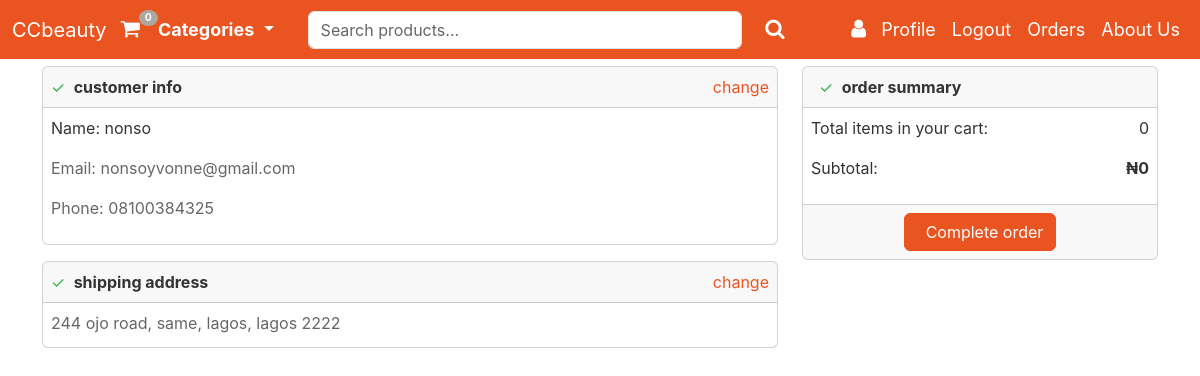
/payment/checkout/ (signed in), run on an earlier commit of the app's database.
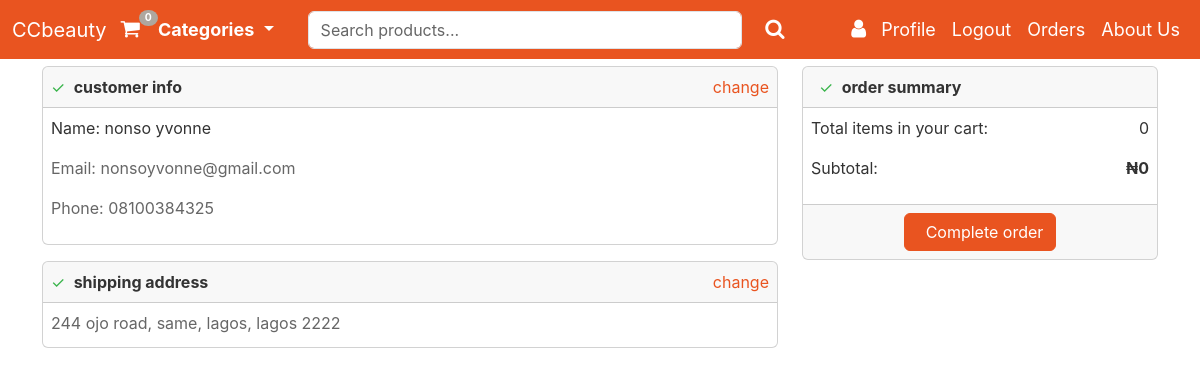
And on a later commit of the database.
### payment/models.py (models this page shows, shortened)
class RegisterAddress(models.Model):
    fullname = models.CharField(max_length=300)
    email = models.EmailField(max_length=300)
    address1 = models.CharField(max_length=200)
    address2 = models.CharField(max_length=200, blank=True)
    city = models.CharField(max_length=100)
    state = models.CharField(max_length=100)
    country = models.CharField(max_length=100, null=True, blank=True)
    zipcode = models.CharField(max_length=10)
    phone = models.CharField(max_length=14)
    user = models.ForeignKey(User, on_delete=models.CASCADE, null=True, blank=True)
    class Meta:
        verbose_name = 'RegisterAddress'
        verbose_name_plural = 'RegisterAddress'

### payment/views.py (the view)
# urls.py: path('checkout/', views.checkout, name='checkout'),
@login_required(login_url='login')
def checkout(request):
    if request.user.is_authenticated:
        try:
            cart = Cart(request)
            total_items = cart.__len__()
            total_cost = cart.get_total_price()
            shipping_address = RegisterAddress.objects.get(user=request.user.id)
            context = {'shipping_address': shipping_address, 'total_cost': total_cost, 'cart': cart, 'total_items': total_items}
            return render(request, 'payment/checkout.html', context=context)
        except:
            return render(request, 'payment/checkout.html')
    else:
        return render(request, 'payment/checkout.html')

### cart/cart.py (called while the page is built)
    def __len__(self):
        return sum(item['product_qty'] for item in self.cart.values())

    def get_total_price(self):
        return sum(Decimal(item['price']) * item['product_qty'] for item in self.cart.values())

### cart/session_context.py (called while the page is built)
def cart(request):
    return {'cart': Cart(request)}

### ccstore/models.py (called while the page is built)
    def get_absolute_url(self):
        return reverse('pdt_category', args=[self.slug])

### ccstore/views.py (called while the page is built)
def category(request):
    all_categories = Category.objects.all() #get all categories
    return{'all_categories': all_categories} #return all categories

### payment/templates/payment/checkout.html (shortened to what this page needs)
{% include "ccstore/base.html" %}
{% load static %}
{% block content %}
<body>
    <div class="container">
        <div class="row">
            <div class="col-md-8">
                <div class="card mt-3">
                    <div class="card-header d-flex justify-content-between align-items-center p-2">
                        <div>
                            <span class="text-success me-1">&#10003;</span>
                            <strong>customer info</strong>
                        </div>
                       <a href="{% url 'manage_shipping_address' %}" class="text-primary text-decoration-none">change</a>
                    </div>
                    <div class="card-body p-2">
                        <p>Name: {{ shipping_address.fullname }}</p>
                        <p class="text-muted">Email: {{ shipping_address.email }}</p>
                        <p class="text-muted">Phone: {{ shipping_address.phone }}</p>
                    </div>
                </div>
                <div class="card mt-3">
                    <div class="card-header d-flex justify-content-between align-items-center p-2">
                        <div>
                            <span class="text-success me-1">&#10003;</span>
                            <strong>shipping address</strong>
                        </div>
                        <a href="{% url 'manage_shipping_address' %}" class="text-primary text-decoration-none">change</a>
                    </div>
                    <div class="card-body p-2">
                        <p class="mb-1 text-muted">{{ shipping_address.address1 }}, {{ shipping_address.address2 }}, {{ shipping_address.city }}, {{ shipping_address.state }} {{ shipping_address.zipcode }}</p>
                    </div>
                </div>
            </div>
            <div class="col-md-4">
                <div class="card mt-3">
                    <div class="card-header">
                        <span class="text-success me-1">&#10003;</span>
                        <strong>order summary</strong>
                    </div>
                    <div class="card-body p-2">
                        <div class="d-flex justify-content-between align-items-center">
                            <p>Total items in your cart:</p>
                            <p class="text-bold">{{ total_items }}</p>
                        </div>
                        <div class="d-flex justify-content-between align-items-center">
                            <p class="text-bold">Subtotal:</p>
                            <p><strong>&#8358;{{ cart.get_total_price }}</strong></p>
                        </div>
                    </div>
                    <div class="card-footer text-center">
                        <form id="form">
                        <button id="complete-order" type="submit" class="btn btn-primary navbar-btn text-white"> &nbsp; Complete order </button>
                        </form>
                    </div>
                </div>
            </div>
        </div>
    </div>
    </body>
{% endblock %}

What changed in the data, as far as the page shows it:
changed RegisterAddress "nonsoyvonne@gmail.com": fullname "nonso" → "nonso yvonne"
